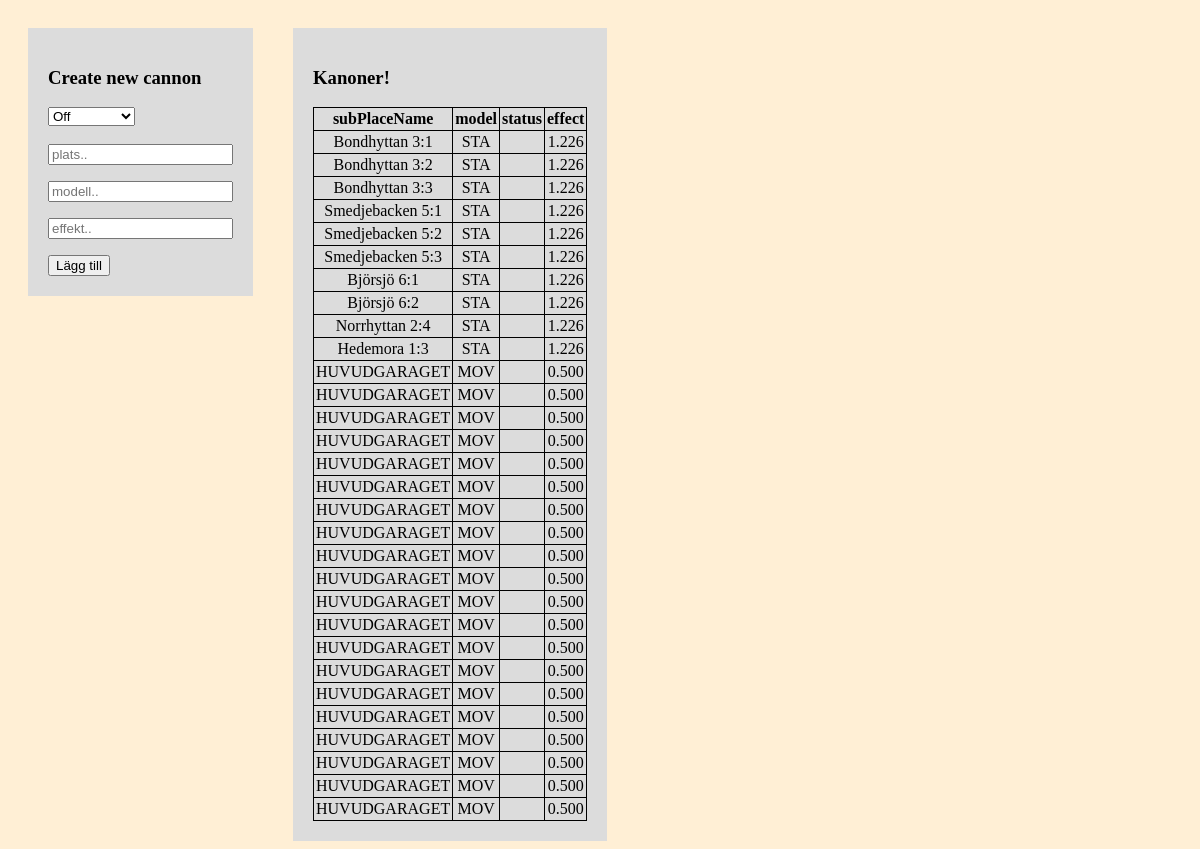
/phpFunc/newcannon.php, run on the app's committed database.
### tables this page shows
create table Cannon (
cannonID smallint not null auto_increment unique,
subPlaceName varchar(32) null,
model char (3) not null, 
state enum('På','Av','Urkopplad','Trasig', 'Annat') null,
effect DECIMAL(4,3),  
klass varchar(32) not null, 
 
primary key (cannonID)
);

### phpFunc/newcannon.php (the view, shortened to what this page needs)
<!DOCTYPE HTML>
<head>
<html>
</head>
<body>
<?php
include'connect.php';
?>
<div>
	<h3>Create new cannon</h3>
	<form action='<?php $_PHP_SELF ?>' method="post">
		<select size='1' name='status'>
			<option value="off" selected="selected"> Off</option>
			</select><br></br>
		<input type="text" name="subPlaceName" placeholder="plats.."></p>
		<input type="text" name="model" placeholder="modell.."></p>
		<input type="text" name="effect" placeholder="effekt.."></p>
		<input type="submit" value="Lägg till"/>
</div>
<div>
    <h3>Kanoner!</h3>
	<table><tr>
	 <th>subPlaceName</th>
	 <th>model</th>
     <th>status</th>
	 <th>effect</th>
	 </tr>
	 <?php
    foreach($pdo->query( 'SELECT * FROM Cannon;' ) as $row){
      echo "<tr>";
      echo "<td>".$row['subPlaceName']."</td>";
      echo "<td>".$row['model']."</td>";
      echo "<td>".$row['status']."</td>";
      echo "<td>".$row['effect']."</td>";
      echo "</tr>";
    }
?>
</table>
</div>
</body>
</html>

### phpFunc/newcannon.php (style rules this page uses)
body { background-color: papayawhip; }
div { display: block; float: left; background-color: gainsboro; margin: 20px; padding: 20px; }
table, td, th { border:1px solid; text-align: center; margin: auto; border-collapse: collapse; padding:2px; }

### data on the page
cannon: subPlaceName "Bondhyttan 3:1", model "STA", effect "1.226"
cannon: subPlaceName "Bondhyttan 3:2", model "STA", effect "1.226"
cannon: subPlaceName "Bondhyttan 3:3", model "STA", effect "1.226"
cannon: subPlaceName "Smedjebacken 5:1", model "STA", effect "1.226"
cannon: subPlaceName "Smedjebacken 5:2", model "STA", effect "1.226"
cannon: subPlaceName "Smedjebacken 5:3", model "STA", effect "1.226"
cannon: subPlaceName "Björsjö 6:1", model "STA", effect "1.226"
cannon: subPlaceName "Björsjö 6:2", model "STA", effect "1.226"
cannon: subPlaceName "Norrhyttan 2:4", model "STA", effect "1.226"
cannon: subPlaceName "Hedemora 1:3", model "STA", effect "1.226"
cannon: subPlaceName "HUVUDGARAGET", model "MOV", effect "0.500"
cannon: subPlaceName "HUVUDGARAGET", model "MOV", effect "0.500"
cannon: subPlaceName "HUVUDGARAGET", model "MOV", effect "0.500"
cannon: subPlaceName "HUVUDGARAGET", model "MOV", effect "0.500"
cannon: subPlaceName "HUVUDGARAGET", model "MOV", effect "0.500"
cannon: subPlaceName "HUVUDGARAGET", model "MOV", effect "0.500"
cannon: subPlaceName "HUVUDGARAGET", model "MOV", effect "0.500"
cannon: subPlaceName "HUVUDGARAGET", model "MOV", effect "0.500"
cannon: subPlaceName "HUVUDGARAGET", model "MOV", effect "0.500"
cannon: subPlaceName "HUVUDGARAGET", model "MOV", effect "0.500"
cannon: subPlaceName "HUVUDGARAGET", model "MOV", effect "0.500"
cannon: subPlaceName "HUVUDGARAGET", model "MOV", effect "0.500"
cannon: subPlaceName "HUVUDGARAGET", model "MOV", effect "0.500"
cannon: subPlaceName "HUVUDGARAGET", model "MOV", effect "0.500"
cannon: subPlaceName "HUVUDGARAGET", model "MOV", effect "0.500"
cannon: subPlaceName "HUVUDGARAGET", model "MOV", effect "0.500"
cannon: subPlaceName "HUVUDGARAGET", model "MOV", effect "0.500"
cannon: subPlaceName "HUVUDGARAGET", model "MOV", effect "0.500"
cannon: subPlaceName "HUVUDGARAGET", model "MOV", effect "0.500"
cannon: subPlaceName "HUVUDGARAGET", model "MOV", effect "0.500"
